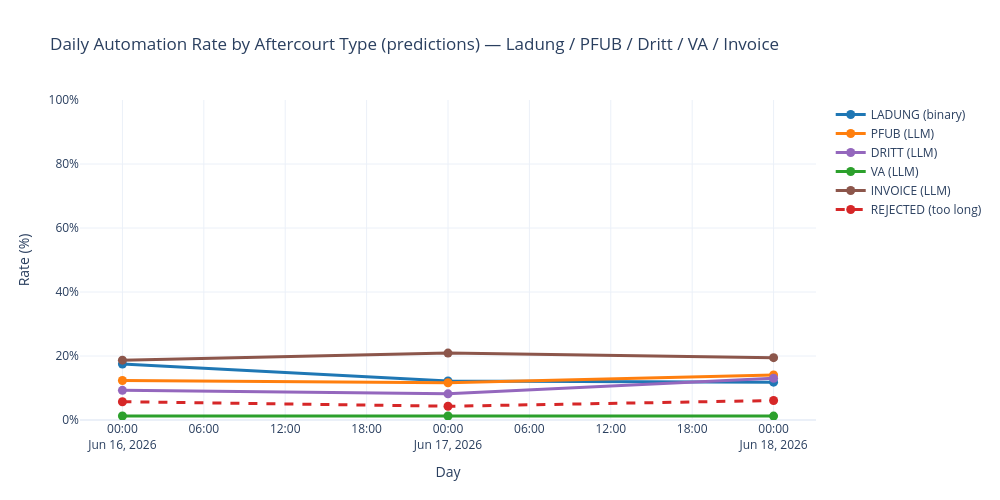

Notebook source saved alongside this figure:
### Code cell
# Daily automation rate (%) per aftercourt type vs total incoming attachments
daily_df = (
    pd.concat(
        [
            daily_incoming_egvp_attachments.rename('total'),
            daily_incoming_egvp_rejected_attachments.rename('rejected'),
            daily_automated_ladung.rename('ladung'),
            daily_automated_pfub.rename('pfub'),
            daily_automated_dritt.rename('dritt'),
            daily_automated_va.rename('va'),
            daily_automated_invoice.rename('invoice'),
        ],
        axis=1,
    )
    .fillna(0)
    .sort_index()
)
daily_df.index = pd.to_datetime(daily_df.index)
daily_df.index.name = 'day'
for _c in ['ladung', 'pfub', 'dritt', 'va', 'invoice', 'rejected']:
    daily_df[f'{_c}_pct'] = (daily_df[_c] / daily_df['total'] * 100).round(2)

plot_df = daily_df.reset_index()

y_cols = ['ladung_pct', 'pfub_pct', 'dritt_pct', 'va_pct', 'invoice_pct', 'rejected_pct']
abs_cols = {
    'ladung_pct': 'ladung',
    'pfub_pct': 'pfub',
    'dritt_pct': 'dritt',
    'va_pct': 'va',
    'invoice_pct': 'invoice',
    'rejected_pct': 'rejected',
}
labels_map = {
    'ladung_pct': 'LADUNG (binary)',
    'pfub_pct': 'PFUB (LLM)',
    'dritt_pct': 'DRITT (LLM)',
    'va_pct': 'VA (LLM)',
    'invoice_pct': 'INVOICE (LLM)',
    'rejected_pct': 'REJECTED (too long)',
}

fig = px.line(
    plot_df,
    x='day',
    y=y_cols,
    markers=True,
    title='Daily Automation Rate by Aftercourt Type (predictions) — Ladung / PFUB / Dritt / VA / Invoice',
    labels={'day': 'Day', 'value': 'Rate (%)', 'variable': 'Series'},
    color_discrete_map={
        'ladung_pct': '#1f77b4',
        'pfub_pct': '#ff7f0e',
        'dritt_pct': '#9467bd',
        'va_pct': '#2ca02c',
        'invoice_pct': '#8c564b',
        'rejected_pct': '#d62728',
    },
)

# add absolute counts as hover info; dash the rejected line to distinguish it
for trace in fig.data:
    col = trace.name
    abs_col = abs_cols[col]
    trace.customdata = np.stack(
        [daily_df[abs_col].values, daily_df['total'].values], axis=-1
    )
    trace.hovertemplate = (
        '<b>%{x|%Y-%m-%d}</b><br>'
        'Total incoming: %{customdata[1]:.0f}<br>'
        'Count: %{customdata[0]:.0f} / %{customdata[1]:.0f}<br>'
        'Rate: %{y:.2f}%<extra>' + labels_map[col] + '</extra>'
    )
    if col == 'rejected_pct':
        trace.line.dash = 'dash'

# rename legend entries
fig.for_each_trace(lambda t: t.update(name=labels_map[t.name]))

fig.update_layout(
    template='plotly_white',
    width=1000,
    height=500,
    hovermode='x unified',
    yaxis=dict(ticksuffix='%', range=[0, 100]),
    legend_title_text='',
)
fig.update_traces(line=dict(width=3), marker=dict(size=9), selector=dict(mode='lines+markers'))
fig.show()

### Figure 1 — Plotly figure (JSON) as saved in the notebook; plotly's stock layout.template omitted (floating-point values rounded to 4 significant figures)
{"data": [{"customdata": [[113, 647], [88, 722], [68, 575]], "hovertemplate": "<b>%{x|%Y-%m-%d}</b><br>Total incoming: %{customdata[1]:.0f}<br>Count: %{customdata[0]:.0f} / %{customdata[1]:.0f}<br>Rate: %{y:.2f}%<extra>LADUNG (binary)</extra>", "legendgroup": "ladung_pct", "line": {"color": "#1f77b4", "dash": "solid", "width": 3}, "marker": {"size": 9, "symbol": "circle"}, "mode": "lines+markers", "name": "LADUNG (binary)", "orientation": "v", "showlegend": true, "type": "scatter", "x": ["2026-06-16T00:00:00.000000000", "2026-06-17T00:00:00.000000000", "2026-06-18T00:00:00.000000000"], "xaxis": "x", "y": [17.47, 12.19, 11.83], "yaxis": "y"}, {"customdata": [[80, 647], [84, 722], [81, 575]], "hovertemplate": "<b>%{x|%Y-%m-%d}</b><br>Total incoming: %{customdata[1]:.0f}<br>Count: %{customdata[0]:.0f} / %{customdata[1]:.0f}<br>Rate: %{y:.2f}%<extra>PFUB (LLM)</extra>", "legendgroup": "pfub_pct", "line": {"color": "#ff7f0e", "dash": "solid", "width": 3}, "marker": {"size": 9, "symbol": "circle"}, "mode": "lines+markers", "name": "PFUB (LLM)", "orientation": "v", "showlegend": true, "type": "scatter", "x": ["2026-06-16T00:00:00.000000000", "2026-06-17T00:00:00.000000000", "2026-06-18T00:00:00.000000000"], "xaxis": "x", "y": [12.36, 11.63, 14.09], "yaxis": "y"}, {"customdata": [[60, 647], [59, 722], [75, 575]], "hovertemplate": "<b>%{x|%Y-%m-%d}</b><br>Total incoming: %{customdata[1]:.0f}<br>Count: %{customdata[0]:.0f} / %{customdata[1]:.0f}<br>Rate: %{y:.2f}%<extra>DRITT (LLM)</extra>", "legendgroup": "dritt_pct", "line": {"color": "#9467bd", "dash": "solid", "width": 3}, "marker": {"size": 9, "symbol": "circle"}, "mode": "lines+markers", "name": "DRITT (LLM)", "orientation": "v", "showlegend": true, "type": "scatter", "x": ["2026-06-16T00:00:00.000000000", "2026-06-17T00:00:00.000000000", "2026-06-18T00:00:00.000000000"], "xaxis": "x", "y": [9.27, 8.17, 13.04], "yaxis": "y"}, {"customdata": [[8, 647], [9, 722], [7, 575]], "hovertemplate": "<b>%{x|%Y-%m-%d}</b><br>Total incoming: %{customdata[1]:.0f}<br>Count: %{customdata[0]:.0f} / %{customdata[1]:.0f}<br>Rate: %{y:.2f}%<extra>VA (LLM)</extra>", "legendgroup": "va_pct", "line": {"color": "#2ca02c", "dash": "solid", "width": 3}, "marker": {"size": 9, "symbol": "circle"}, "mode": "lines+markers", "name": "VA (LLM)", "orientation": "v", "showlegend": true, "type": "scatter", "x": ["2026-06-16T00:00:00.000000000", "2026-06-17T00:00:00.000000000", "2026-06-18T00:00:00.000000000"], "xaxis": "x", "y": [1.24, 1.25, 1.22], "yaxis": "y"}, {"customdata": [[121, 647], [151, 722], [112, 575]], "hovertemplate": "<b>%{x|%Y-%m-%d}</b><br>Total incoming: %{customdata[1]:.0f}<br>Count: %{customdata[0]:.0f} / %{customdata[1]:.0f}<br>Rate: %{y:.2f}%<extra>INVOICE (LLM)</extra>", "legendgroup": "invoice_pct", "line": {"color": "#8c564b", "dash": "solid", "width": 3}, "marker": {"size": 9, "symbol": "circle"}, "mode": "lines+markers", "name": "INVOICE (LLM)", "orientation": "v", "showlegend": true, "type": "scatter", "x": ["2026-06-16T00:00:00.000000000", "2026-06-17T00:00:00.000000000", "2026-06-18T00:00:00.000000000"], "xaxis": "x", "y": [18.7, 20.91, 19.48], "yaxis": "y"}, {"customdata": [[37, 647], [31, 722], [35, 575]], "hovertemplate": "<b>%{x|%Y-%m-%d}</b><br>Total incoming: %{customdata[1]:.0f}<br>Count: %{customdata[0]:.0f} / %{customdata[1]:.0f}<br>Rate: %{y:.2f}%<extra>REJECTED (too long)</extra>", "legendgroup": "rejected_pct", "line": {"color": "#d62728", "dash": "dash", "width": 3}, "marker": {"size": 9, "symbol": "circle"}, "mode": "lines+markers", "name": "REJECTED (too long)", "orientation": "v", "showlegend": true, "type": "scatter", "x": ["2026-06-16T00:00:00.000000000", "2026-06-17T00:00:00.000000000", "2026-06-18T00:00:00.000000000"], "xaxis": "x", "y": [5.72, 4.29, 6.09], "yaxis": "y"}], "layout": {"height": 500, "hovermode": "x unified", "legend": {"title": {"text": ""}, "tracegroupgap": 0}, "title": {"text": "Daily Automation Rate by Aftercourt Type (predictions) — Ladung / PFUB / Dritt / VA / Invoice"}, "width": 1000, "xaxis": {"anchor": "y", "domain": [0, 1], "title": {"text": "Day"}}, "yaxis": {"anchor": "x", "domain": [0, 1], "range": [0, 100], "ticksuffix": "%", "title": {"text": "Rate (%)"}}}}
